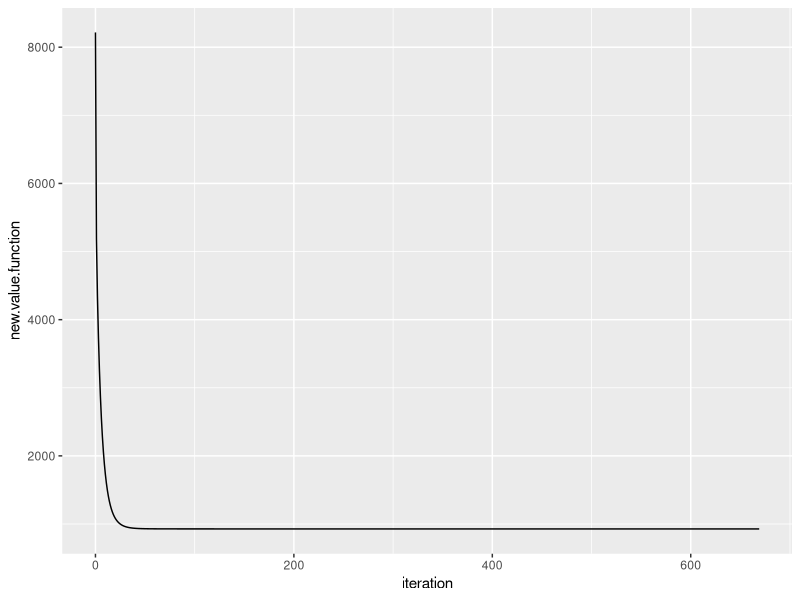
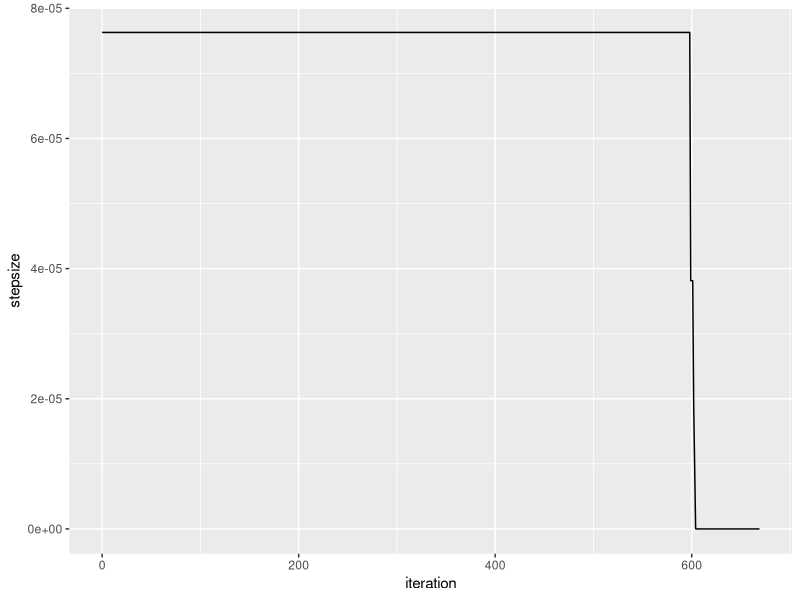
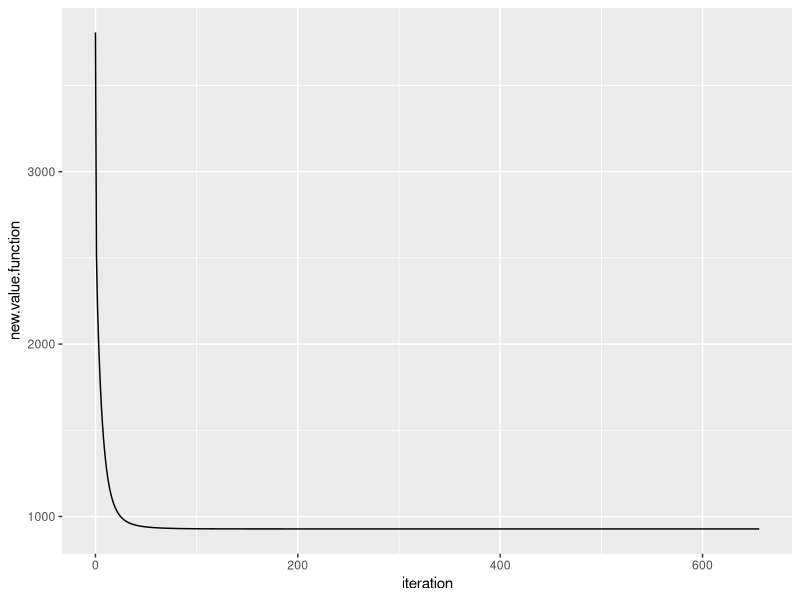
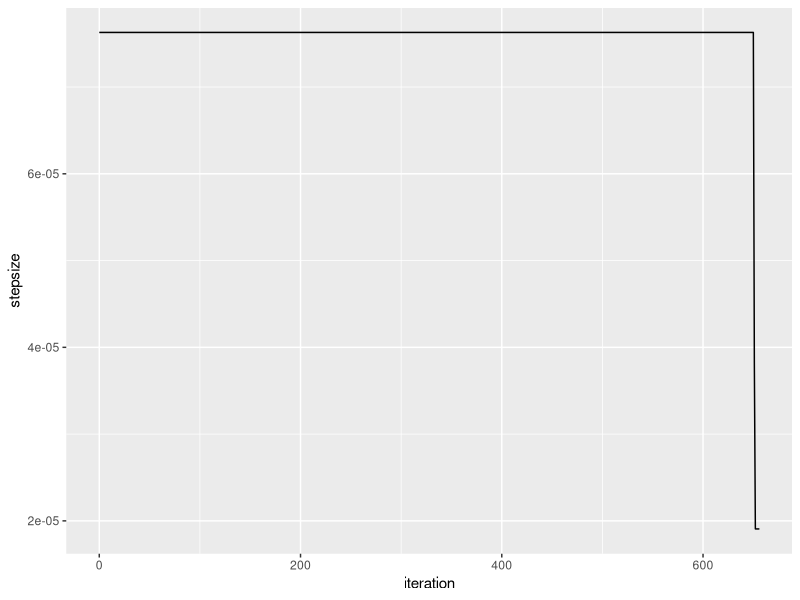
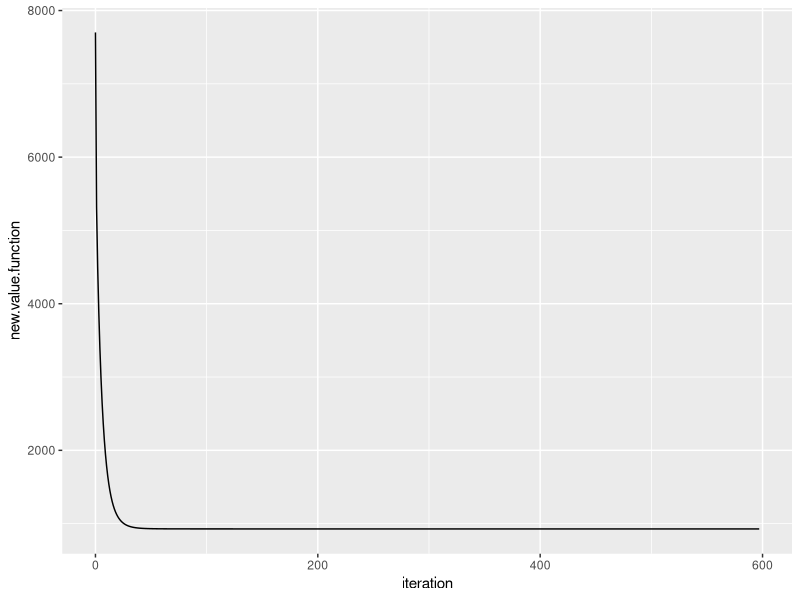
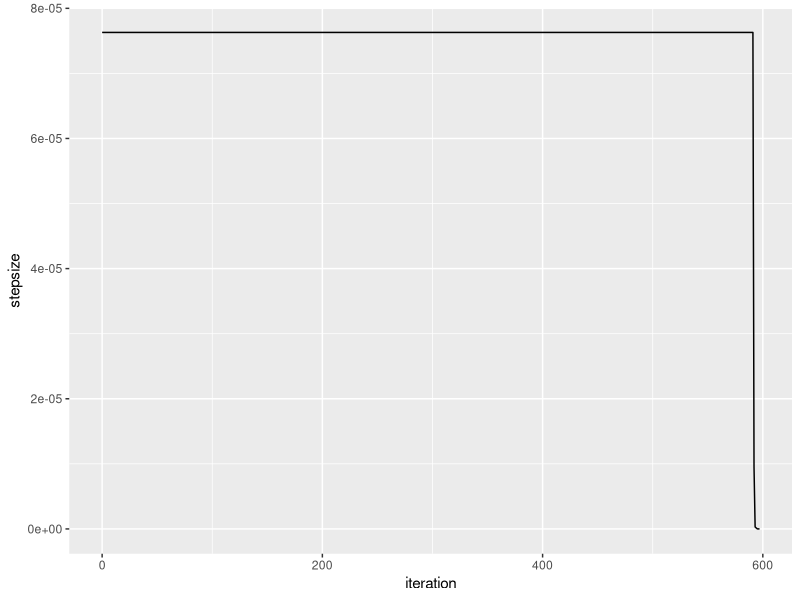
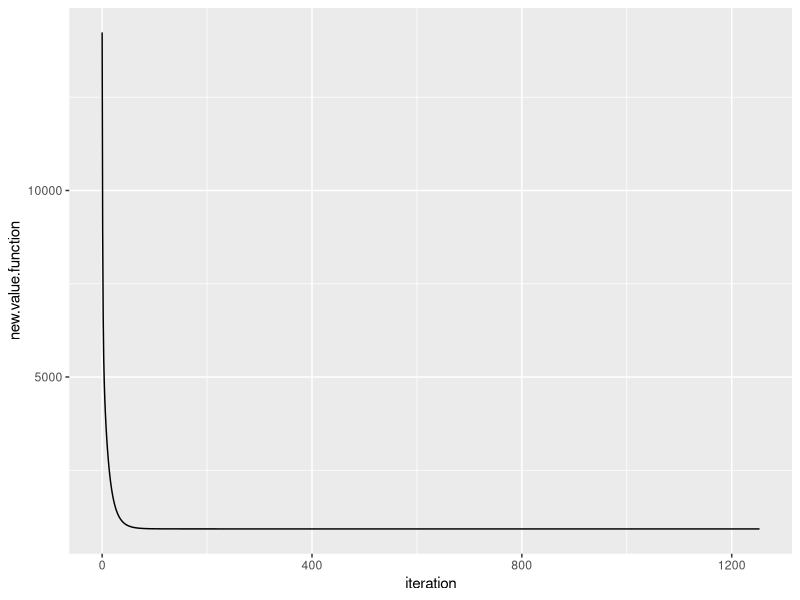
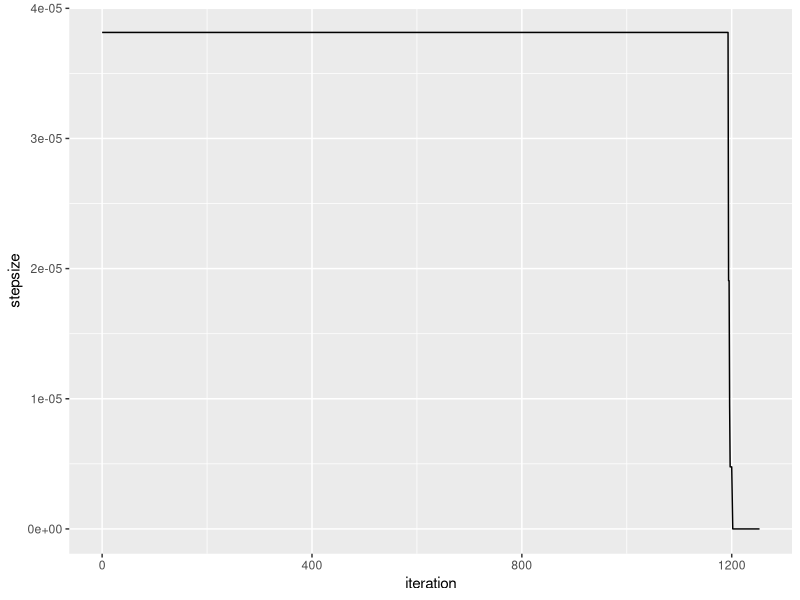

Reproduce these figures in R, in order. (Note: this script raises an error after producing the figures.)
## ---- chunk 1
p=20;
R = matrix( c( rep(0.7,p/2) , rep( 0.4 , p/2) ) , p , p )
diag(R) = 1
## ---- chunk 2
# stochastic gradient descent for regression
# with backtracking line search for selecting the step size
library(MASS)
set.seed(200)
# simulate data
n = 1000000 # sample size
#p = 4  # number of predictors
# create correlation matrix for regressors
p = 20
mean.vector = c(rep(0,20))
# generate design matrix X
design.orig = mvrnorm(n,mu=mean.vector,R)
intercept = rep(1, n)
design = cbind(intercept,design.orig)
# generate error term
error.term = rnorm(n,0,1)
# generate beta
beta_true = c(rep(2, 21))
# generate response y
response = design%*%beta_true + error.term


# here we define the step size
mystepsize=5
# here we define the tolerance of the convergence criterion
mytol = 1e-15
# epsilon for backtracking line search
myepsilon = 0.5
# tau for backtracking line search
mytau = 0.5
# minibatch size
mymb = 0.001
# starting point
mystartpoint = c(rep(0,21)) 


SGD_BLS = function(y, X, startpoint, stepsize, conv_threshold, 
                   epsilon, tau, mb, max_iter) {

  mini_batch=ceiling(length(y)*mb)
  
  z=cbind(y,X)
  
  # shuffle the data and select a mini batch
  
  shuffle.sample = z[sample(mini_batch,replace=FALSE),]  
  
  ys=shuffle.sample[,1]
  Xs=shuffle.sample[,2:ncol(shuffle.sample)]
  
  old.point = startpoint

  gradient = (t(Xs)%*%Xs%*%old.point - t(Xs)%*%ys)
  
  # determine stepsize by backtracking line search
  
  while (t(ys - Xs%*%(old.point-stepsize*gradient))%*%(ys-Xs%*%(old.point-stepsize*gradient)) >
                t(ys - Xs%*%old.point)%*%(ys-Xs%*%old.point) - epsilon * stepsize * t(gradient) %*% gradient )            
     {
    stepsize = tau * stepsize
  }
  
  new.point = old.point - stepsize * gradient


  old.value.function = t(ys - Xs%*%old.point)%*%(ys-Xs%*%old.point)
  
  converged = F
  iterations = 0
  
  while(converged == F) {
    
    # shuffle the data and select a mini batch
    shuffle.sample = z[sample(mini_batch,replace=FALSE),]  
    
    ys=shuffle.sample[,1]
    Xs=shuffle.sample[,2:ncol(shuffle.sample)]
    
    ## Implement the stochastic gradient descent algorithm
    old.point = new.point
  
    gradient = t(Xs)%*%Xs%*%old.point - t(Xs)%*%ys
    
    # determine stepsize by backtracking line search
    
    while (t(ys - Xs%*%(old.point-stepsize*gradient))%*%(ys-Xs%*%(old.point-stepsize*gradient)) >
           t(ys - Xs%*%old.point)%*%(ys-Xs%*%old.point) - epsilon * stepsize * t(gradient) %*% gradient )            
    {
      stepsize = tau * stepsize
    }
    
    new.point = old.point - stepsize * gradient
    
    new.value.function = t(ys - Xs%*%new.point)%*%(ys-Xs%*%new.point)
    
    
    if( abs(old.value.function - new.value.function) <= conv_threshold) {
      converged = T
    }
    
    data.output = data.frame(iteration = iterations,
                       old.value.function = old.value.function,
                       new.value.function = new.value.function,
                       old.point=old.point, new.point=new.point,
                       stepsize = stepsize
                       )
    
    if(exists("iters")) {
      iters <- rbind(iters, data.output)
    } else {
      iters = data.output
    }
    
    iterations = iterations + 1
    old.value.function = new.value.function
    
    if(iterations >= max_iter) break
  }
  return(list(converged = converged, 
              num_iterations = iterations, 
              old.value.function = old.value.function,
              new.value.function = new.value.function,
              coefs = new.point,
              stepsize = stepsize,
              iters = iters))
}

start = Sys.time()

results = SGD_BLS(response, design, mystartpoint, mystepsize, mytol, 
                       myepsilon, mytau, mymb, 30000)


print(Sys.time()-start)
print(results$num_iterations)
library(ggplot2)

par(mfrow=c(1,1))

ggplot(data = results$iters, mapping = aes(x = iteration, y = new.value.function))+
  geom_line()

par(mfrow=c(1,1))

ggplot(data = results$iters, mapping = aes(x = iteration, y = stepsize))+
  geom_line()

start = Sys.time()
summary(lm(response ~ design.orig))
print(Sys.time()-start)
## ---- chunk 3
# stochastic gradient descent for regression
# with backtracking line search for selecting the step size
library(MASS)
set.seed(200)
# simulate data
n = 1000000 # sample size
#p = 4  # number of predictors
# create correlation matrix for regressors
p = 20
mean.vector = c(rep(0,20))
# generate design matrix X
design.orig = mvrnorm(n,mu=mean.vector,R)
intercept = rep(1, n)
design = cbind(intercept,design.orig)
# generate error term
error.term = rnorm(n,0,1)
# generate beta
beta_true = c(rep(2, 21))
# generate response y
response = design%*%beta_true + error.term


# here we define the step size
mystepsize=5
# here we define the tolerance of the convergence criterion
mytol = 1e-15
# epsilon for backtracking line search
myepsilon = 0.5
# tau for backtracking line search
mytau = 0.5
# minibatch size
mymb = 0.001
# starting point
mystartpoint = c(rep(0,21)) 


SGD_BLS = function(y, X, startpoint, stepsize, conv_threshold, 
                   epsilon, tau, mb, max_iter,minibatchsize) {

  mini_batch=ceiling(length(y)*mb)
  
  z=cbind(y,X)
  
  # shuffle the data and select a mini batch
  
  shuffle.sample = z[sample(mini_batch,size = minibatchsize,replace=TRUE),]  
  
  ys=shuffle.sample[,1]
  Xs=shuffle.sample[,2:ncol(shuffle.sample)]
  
  old.point = startpoint

  gradient = (t(Xs)%*%Xs%*%old.point - t(Xs)%*%ys)
  
  # determine stepsize by backtracking line search
  
  while (t(ys - Xs%*%(old.point-stepsize*gradient))%*%(ys-Xs%*%(old.point-stepsize*gradient)) >
                t(ys - Xs%*%old.point)%*%(ys-Xs%*%old.point) - epsilon * stepsize * t(gradient) %*% gradient )            
     {
    stepsize = tau * stepsize
  }
  
  new.point = old.point - stepsize * gradient


  old.value.function = t(ys - Xs%*%old.point)%*%(ys-Xs%*%old.point)
  
  converged = F
  iterations = 0
  
  while(converged == F) {
    
    # shuffle the data and select a mini batch
    shuffle.sample = z[sample(mini_batch),]  
    
    ys=shuffle.sample[,1]
    Xs=shuffle.sample[,2:ncol(shuffle.sample)]
    
    ## Implement the stochastic gradient descent algorithm
    old.point = new.point
  
    gradient = t(Xs)%*%Xs%*%old.point - t(Xs)%*%ys
    
    # determine stepsize by backtracking line search
    
    while (t(ys - Xs%*%(old.point-stepsize*gradient))%*%(ys-Xs%*%(old.point-stepsize*gradient)) >
           t(ys - Xs%*%old.point)%*%(ys-Xs%*%old.point) - epsilon * stepsize * t(gradient) %*% gradient )            
    {
      stepsize = tau * stepsize
    }
    
    new.point = old.point - stepsize * gradient
    
    new.value.function = t(ys - Xs%*%new.point)%*%(ys-Xs%*%new.point)
    
    
    if( abs(old.value.function - new.value.function) <= conv_threshold) {
      converged = T
    }
    
    data.output = data.frame(iteration = iterations,
                       old.value.function = old.value.function,
                       new.value.function = new.value.function,
                       old.point=old.point, new.point=new.point,
                       stepsize = stepsize
                       )
    
    if(exists("iters")) {
      iters <- rbind(iters, data.output)
    } else {
      iters = data.output
    }
    
    iterations = iterations + 1
    old.value.function = new.value.function
    
    if(iterations >= max_iter) break
  }
  return(list(converged = converged, 
              num_iterations = iterations, 
              old.value.function = old.value.function,
              new.value.function = new.value.function,
              coefs = new.point,
              stepsize = stepsize,
              iters = iters))
}
## ---- chunk 4
start = Sys.time()
results = SGD_BLS(response, design, mystartpoint, mystepsize, mytol, 
                       myepsilon, mytau, mymb, 30000,100)
print(Sys.time()-start)

print(results$num_iterations)

par(mfrow=c(1,1))

ggplot(data = results$iters, mapping = aes(x = iteration, y = new.value.function))+
  geom_line()

par(mfrow=c(1,1))

ggplot(data = results$iters, mapping = aes(x = iteration, y = stepsize))+
  geom_line()
## ---- chunk 5
start = Sys.time()

results = SGD_BLS(response, design, mystartpoint, mystepsize, mytol, 
                       myepsilon, mytau, mymb, 30000,1000)
print(Sys.time()-start)

print(results$num_iterations)

par(mfrow=c(1,1))

ggplot(data = results$iters, mapping = aes(x = iteration, y = new.value.function))+
  geom_line()

par(mfrow=c(1,1))

ggplot(data = results$iters, mapping = aes(x = iteration, y = stepsize))+
  geom_line()
## ---- chunk 6
start = Sys.time()
results = SGD_BLS(response, design, mystartpoint, mystepsize, mytol, 
                       myepsilon, mytau, mymb, 30000,3000)
print(Sys.time()-start)


print(results$num_iterations)

par(mfrow=c(1,1))

ggplot(data = results$iters, mapping = aes(x = iteration, y = new.value.function))+
  geom_line()

par(mfrow=c(1,1))

ggplot(data = results$iters, mapping = aes(x = iteration, y = stepsize))+
  geom_line()
## ---- chunk 7
# stochastic gradient descent for regression
# with backtracking line search for selecting the step size
library(MASS)
set.seed(200)
# simulate data
n = 1000000 # sample size
#p = 4  # number of predictors
# create correlation matrix for regressors
p = 20
mean.vector = c(rep(0,20))
# generate design matrix X
design.orig = mvrnorm(n,mu=mean.vector,R)
intercept = rep(1, n)
design = cbind(intercept,design.orig)
# generate error term
error.term = rnorm(n,0,1)
# generate beta
beta_true = c(rep(2, 21))
# generate response y
response = design%*%beta_true + error.term


# here we define the step size
mystepsize=5
# here we define the tolerance of the convergence criterion
mytol = 1e-15
# epsilon for backtracking line search
myepsilon = 0.5
# tau for backtracking line search
mytau = 0.5
# minibatch size
mymb = 0.001
# starting point
mystartpoint = c(rep(0,21)) 

SGD_BLS = function(y, X, startpoint, stepsize, conv_threshold, 
                   epsilon, tau, mb, max_iter,minibatchsize) {

  mini_batch=ceiling(length(y)*mb)
  
  z=cbind(y,X)
  
  # shuffle the data and select a mini batch
  
  shuffle.sample = z[sample(mini_batch,size = minibatchsize,replace=TRUE),]  
  
  ys=shuffle.sample[,1]
  Xs=shuffle.sample[,2:ncol(shuffle.sample)]
  
  old.point = startpoint

  gradient = (t(Xs)%*%Xs%*%old.point - t(Xs)%*%ys)
  
  # determine stepsize by backtracking line search
  
  while (t(ys - Xs%*%(old.point-stepsize*gradient))%*%(ys-Xs%*%(old.point-stepsize*gradient)) >
                t(ys - Xs%*%old.point)%*%(ys-Xs%*%old.point) - epsilon * stepsize * t(gradient) %*% gradient )            
     {
    stepsize = tau * stepsize
  }
  
  new.point = old.point - stepsize * gradient


  old.value.function = t(ys - Xs%*%old.point)%*%(ys-Xs%*%old.point)
  
  converged = F
  iterations = 0
  
  while(converged == F) {
    
    # shuffle the data and select a mini batch
    shuffle.sample = z[sample(mini_batch),]  
    
    ys=shuffle.sample[,1]
    Xs=shuffle.sample[,2:ncol(shuffle.sample)]
    
    ## Implement the stochastic gradient descent algorithm
    old.point = new.point
  
    gradient = t(Xs)%*%Xs%*%old.point - t(Xs)%*%ys
    
    # determine stepsize by backtracking line search
    
    # while (t(ys - Xs%*%(old.point-stepsize*gradient))%*%(ys-Xs%*%
    #                                                      (old.point-stepsize*gradient)) >
    #        t(ys - Xs%*%old.point)%*%(ys-Xs%*%old.point) - 
    #        epsilon * stepsize * t(gradient) %*% gradient )            
    # {
    #   stepsize = tau * stepsize
    # }
    
    new.point = old.point - stepsize * gradient
    
    new.value.function = t(ys - Xs%*%new.point)%*%(ys-Xs%*%new.point)
    
    if( abs(old.value.function - new.value.function) <= conv_threshold) {
      converged = T
    }
    
    data.output = data.frame(iteration = iterations,
                       old.value.function = old.value.function,
                       new.value.function = new.value.function,
                       old.point=old.point, new.point=new.point,
                       stepsize = stepsize
                       )
    
    if(exists("iters")) {
      iters <- rbind(iters, data.output)
    } else {
      iters = data.output
    }
    
    iterations = iterations + 1
    old.value.function = new.value.function
    
    if(iterations >= max_iter) break
  }
  return(list(converged = converged, 
              num_iterations = iterations, 
              old.value.function = old.value.function,
              new.value.function = new.value.function,
              coefs = new.point,
              stepsize = stepsize,
              iters = iters))
}
## ---- chunk 8
# start = Sys.time()
# results = SGD_BLS(response, design, mystartpoint, mystepsize, mytol, 
#                        myepsilon, mytau, mymb, 30000,100)
# print(Sys.time()-start)
# 
# print(results$num_iterations)
# 
# par(mfrow=c(1,1))
# 
# ggplot(data = results$iters, mapping = aes(x = iteration, y = new.value.function))+
#   geom_line()
# 
# par(mfrow=c(1,1))
# 
# ggplot(data = results$iters, mapping = aes(x = iteration, y = stepsize))+
#   geom_line()
## ---- chunk 9
start = Sys.time()

results = SGD_BLS(response, design, mystartpoint, mystepsize, mytol, 
                       myepsilon, mytau, mymb, 30000,1000)
print(Sys.time()-start)

print(results$num_iterations)

par(mfrow=c(1,1))

ggplot(data = results$iters, mapping = aes(x = iteration, y = new.value.function))+
  geom_line()

par(mfrow=c(1,1))

ggplot(data = results$iters, mapping = aes(x = iteration, y = stepsize))+
  geom_line()
## ---- chunk 10
start = Sys.time()
results = SGD_BLS(response, design, mystartpoint, mystepsize, mytol, 
                       myepsilon, mytau, mymb, 30000,3000)
print(Sys.time()-start)


print(results$num_iterations)

par(mfrow=c(1,1))

ggplot(data = results$iters, mapping = aes(x = iteration, y = new.value.function))+
  geom_line()

par(mfrow=c(1,1))

ggplot(data = results$iters, mapping = aes(x = iteration, y = stepsize))+
  geom_line()
